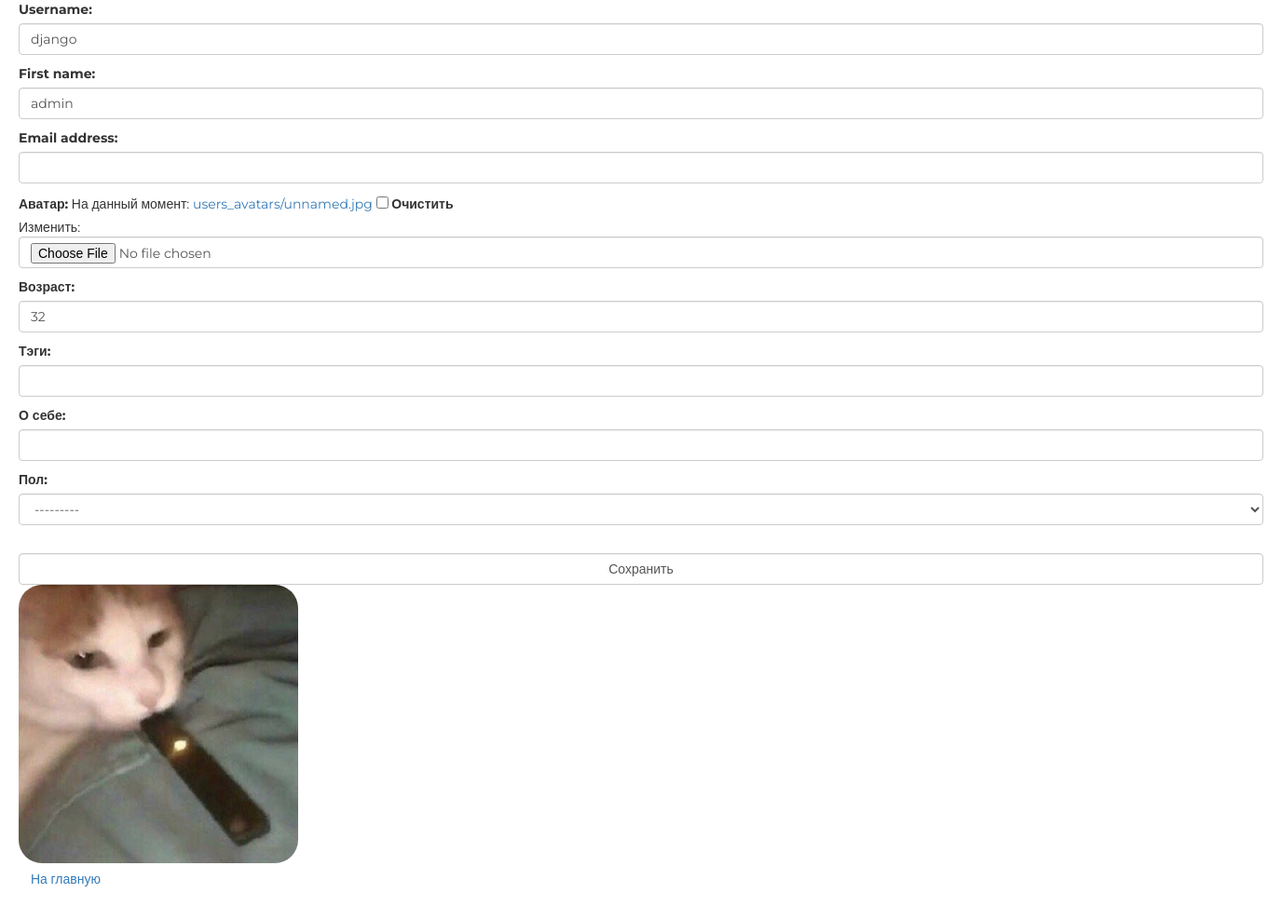
The page /auth/edit/1/ (signed in) on the database as committed earlier.
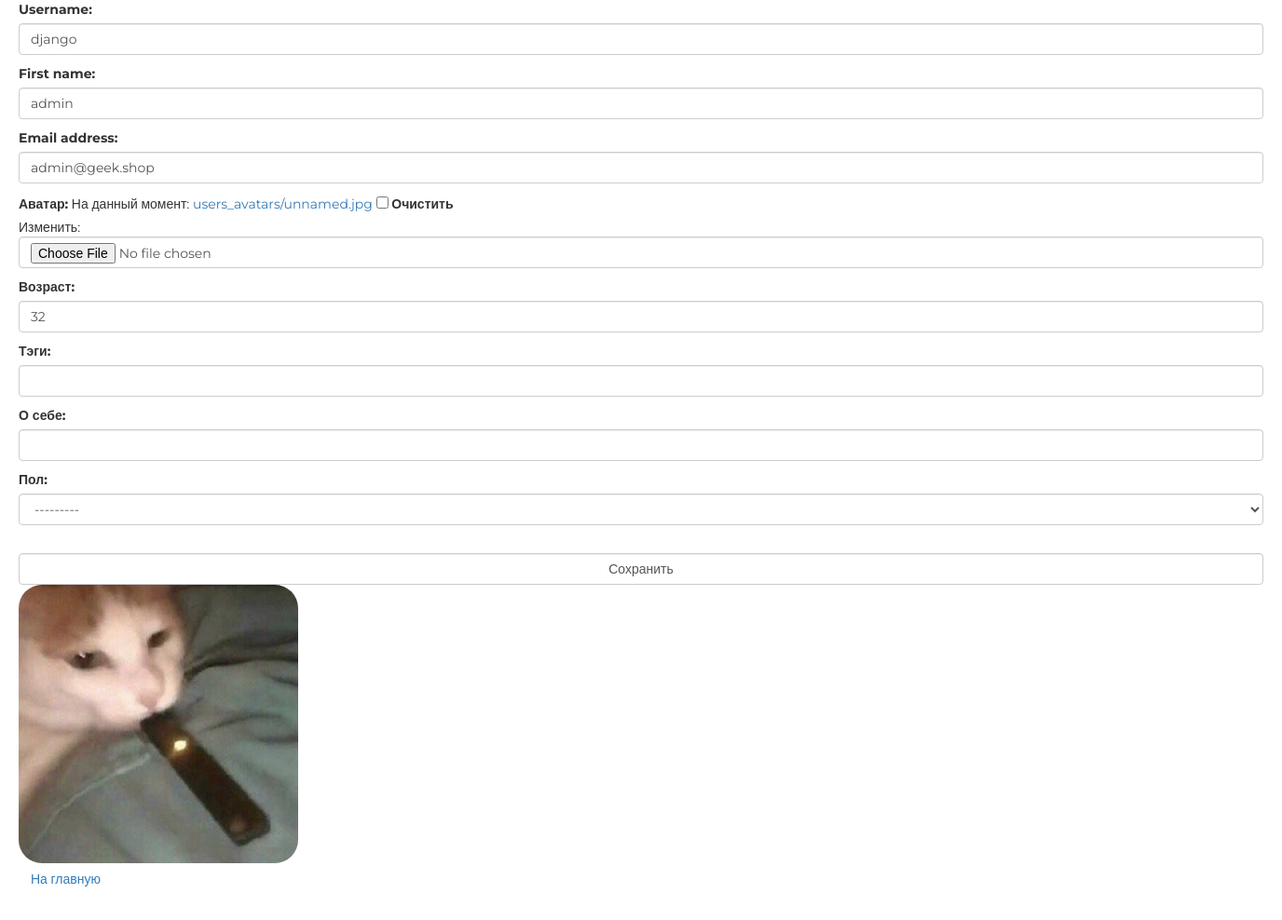
The same page on the database as committed later.
### authapp/models.py (models this page shows, shortened)
class ShopUser(AbstractUser):
    avatar = models.ImageField(upload_to='users_avatars', blank=True, verbose_name='аватар')
    age = models.PositiveSmallIntegerField(verbose_name='Возраст', default=18)
    activation_key = models.CharField(max_length=128, blank=True)
    activation_key_expires = models.DateTimeField(default=(now() + timedelta(hours=48)))

### authapp/views.py (the view, shortened to what this page needs)
# urls.py: path('edit/<pk>/', authapp.UserEditView.as_view(), name='edit'),
class UserEditView(UpdateView):
    model = ShopUser
    template_name = 'authapp/edit.html'
    success_url = reverse_lazy('main')
    fields = []
    @method_decorator(login_required())
    def dispatch(self, *args, **kwargs):
        return super(UpdateView, self).dispatch(*args, **kwargs)
    def get_context_data(self, **kwargs):
        context = super(UserEditView, self).get_context_data(**kwargs)
        context['title'] = 'редактирование'
        if self.request.POST:
            context['form'] = ShopUserEditForm(self.request.POST, self.request.FILES, instance=self.object)
            context['profile_form'] = ShopUserProfileEditForm(self.request.POST, instance=self.object.shopuserprofile)
            print(context['form'])  # я не знаю почему, но сохранение файлов работает только когда здесь есть принт))
        else:
            context['form'] = ShopUserEditForm(instance=self.object)
            context['profile_form'] = ShopUserProfileEditForm(instance=self.object.shopuserprofile)
        return context

### authapp/forms.py (shortened to what this page needs)
class ShopUserEditForm(UserChangeForm):
    class Meta:
        model = ShopUser
        fields = ('username', 'first_name', 'email', 'avatar', 'age')
    def __init__(self, *args, **kwargs):
        super(ShopUserEditForm, self).__init__(*args, **kwargs)
        for field_name, field in self.fields.items():
            field.widget.attrs['class'] = 'form-control'
            field.help_text = ''
            if field_name == 'password':
                field.widget = forms.HiddenInput()

class ShopUserProfileEditForm(forms.ModelForm):
    class Meta:
        model = ShopUserProfile
        fields = ('tagline', 'about_me', 'gender')
    def __init__(self, *args, **kwargs):
        super(ShopUserProfileEditForm, self).__init__(*args, **kwargs)
        for field_name, field in self.fields.items():
            field.widget.attrs['class'] = 'form-control'
            field.help_text = ''

### adminapp/templatetags/custom_tags.py (called while the page is built)
@register.filter(name='media_folder_users')
def media_folder_users(string):
    if not string:
        string = 'users_avatars/default.jpg'
    return f'{settings.MEDIA_URL}{string}'

### authapp/templates/authapp/edit.html (shortened to what this page needs)
{% extends 'authapp/base.html' %}
{% load static %}
{% load custom_tags %}
{% block content %}
    <form class="form-horizontal" action="{% url 'authapp:edit' user.pk %}" method="post" enctype="multipart/form-data">
        {{ form.as_p }}
        {{ profile_form.as_p }}
        <br>
        <input class="form-control" type="submit" value="Сохранить">
    </form>
    <div class="user_avatar"><img src="{{ object.avatar|media_folder_users }}" alt="Аватар"></div>
    <a class="btn btn-link" href="{% url 'main' %}">На главную</a>
{% endblock %}

Rows that differ between the two databases and show on the page:
changed ShopUser "django": email (not shown) → "admin@geek.shop"
